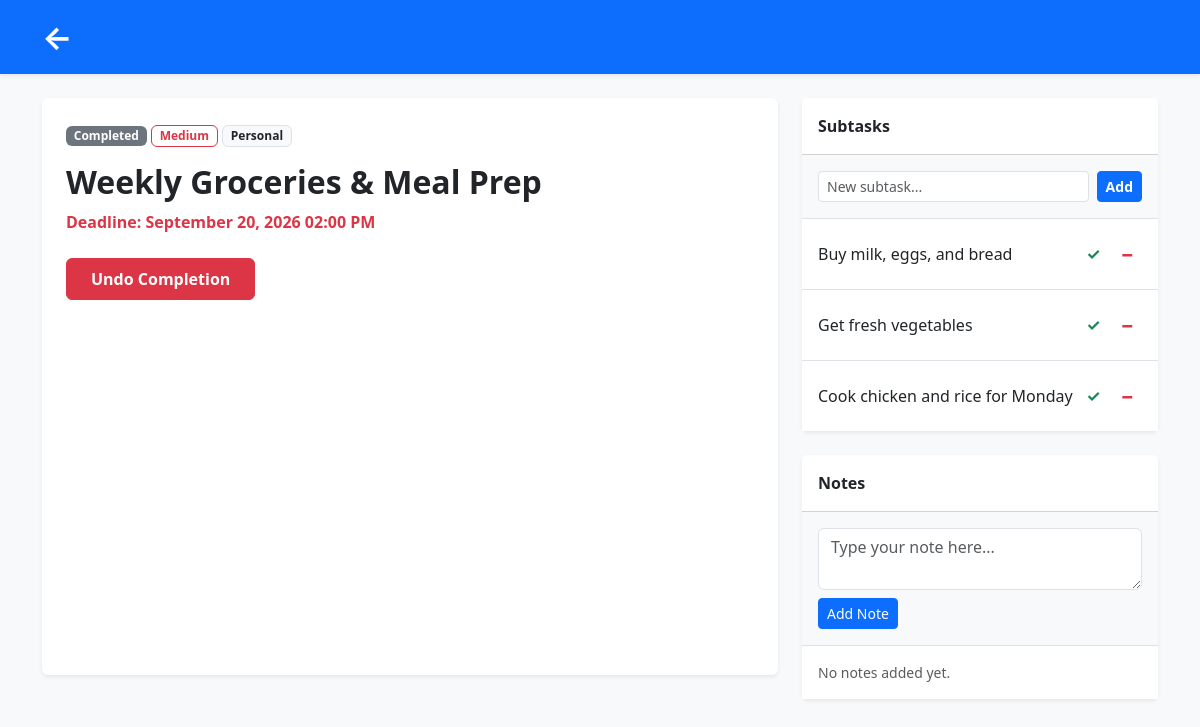
/task/16/ (signed in), run on the app's committed database.
### tasks/models.py (models this page shows, shortened)
class BaseModel(models.Model):
    created_at = models.DateTimeField(auto_now_add=True)
    updated_at = models.DateTimeField(auto_now=True)
    class Meta:
        abstract = True

class Task(BaseModel):
    title = models.CharField(max_length=200)
    description = models.TextField()
    deadline = models.DateTimeField()
    status = models.CharField(max_length=50, choices=STATUS_CHOICES, default="Pending")
    category = models.ForeignKey(Category, on_delete=models.CASCADE)
    priority = models.ForeignKey(Priority, on_delete=models.CASCADE)
    user = models.ForeignKey(User, on_delete=models.CASCADE, null=True, blank=True)

class Priority(BaseModel):
    name = models.CharField(max_length=100)
    class Meta:
        verbose_name = "Priority"
        verbose_name_plural = "Priorities"

class Category(BaseModel):
    name = models.CharField(max_length=100)
    class Meta:
        verbose_name = "Category"
        verbose_name_plural = "Categories"

class SubTask(BaseModel):
    parent_task = models.ForeignKey(Task, on_delete=models.CASCADE)
    title = models.CharField(max_length=200)
    status = models.CharField(max_length=50, choices=STATUS_CHOICES, default="Pending")
    is_completed = models.BooleanField(default=False)

### tasks/views.py (the view, shortened to what this page needs)
# urls.py: path('task/<int:pk>/', views.task_detail, name='task_detail'),
@login_required
def task_detail(request, pk):
    task = get_object_or_404(Task, pk=pk, user=request.user)
    note_form = NoteForm()
    subtask_form = SubTaskForm()
    context = {
        'task': task,
        'subtasks': task.subtask_set.all(),
        'notes': task.note_set.all().order_by('-created_at'),
        'note_form': note_form,
        'subtask_form': subtask_form,
    }
    return render(request, 'tasks/task_detail.html', context)

### tasks/forms.py
class NoteForm(forms.ModelForm):
    class Meta:
        model = Note
        fields = ['content']
        widgets = {
            'content': forms.Textarea(attrs={'class': 'form-control', 'rows': 2, 'placeholder': 'Type your note here...'}),
        }

class SubTaskForm(forms.ModelForm):
    class Meta:
        model = SubTask
        fields = ['title']
        widgets = {
            'title': forms.TextInput(attrs={'class': 'form-control form-control-sm', 'placeholder': 'New subtask...'}),
        }

### tasks/templates/tasks/task_detail.html (shortened to what this page needs)
<!DOCTYPE html>
<html lang="en">
<head>
    <link href="https://cdn.jsdelivr.net/npm/bootstrap@5.3.0/dist/css/bootstrap.min.css" rel="stylesheet">
</head>
<body class="bg-light">
    <nav class="navbar navbar-dark bg-primary shadow-sm mb-4">
        <div class="container">
            <a class="navbar-brand fw-bold fs-2" href="{% url 'task_list' %}">&larr;</a>
        </div>
    </nav>
    <div class="container">
        <div class="row">
            <div class="col-lg-8 mb-4">
                <div class="card shadow-sm border-0 h-100">
                    <div class="card-body p-4">
                        <div class="mb-3">
                            <span class="badge bg-secondary">{{ task.status }}</span>
                            <span class="badge border border-danger text-danger">{{ task.priority.name }}</span>
                            <span class="badge bg-light text-dark border">{{ task.category.name }}</span>
                        </div>
                        <h2 class="fw-bold">{{ task.title }}</h2>
                        <p class="text-danger fw-bold mb-4">Deadline: {{ task.deadline|date:"F d, Y h:i A" }}</p>
                        {% if task.status != 'Completed' %}
                        <form action="{% url 'complete_task' task.pk %}" method="POST" class="mt-4">
                            {% csrf_token %}
                            <button type="submit" class="btn btn-success px-4 py-2">
                                Mark as Completed
                            </button>
                        </form>
                        {% else %}
                        <form action="{% url 'undo_complete_task' task.pk %}" method="POST" class="mt-4">
                            <button type="submit" class="btn btn-danger fw-bold px-4 py-2">
                                Undo Completion
                            </button>
                        </form>
                        {% endif %}
                    </div>
                </div>
            </div>
            <div class="col-lg-4">
                <div class="card shadow-sm border-0 mb-4">
                    <div class="card-header bg-white fw-bold py-3">
                        Subtasks
                    </div>
                    <div class="card-body bg-light border-bottom p-3">
                        <form method="POST" class="d-flex gap-2">
                            {{ subtask_form.title }}
                            <button type="submit" name="add_subtask" class="btn btn-sm btn-primary fw-bold text-nowrap">Add</button>
                        </form>
                    </div>
                    <div class="card-body p-0">
                        <ul class="list-group list-group-flush">
                            {% for subtask in subtasks %}
                            <li class="list-group-item d-flex justify-content-between align-items-center py-3">
                                <div>
                                    <span class="{% if subtask.is_completed %}text-decoration-line-through text-muted{% endif %}">
                                        {{ subtask.title }}
                                    </span>
                                </div>
                                <div class="text-nowrap">
                                    <form action="{% url 'toggle_subtask' subtask.pk %}" method="POST" class="d-inline">
                                        <button type="submit" class="btn btn-sm btn-outline-success border-0 fw-bold fs-6" title="Toggle Completion">
                                            {% if subtask.is_completed %}&larr;{% else %}&check;{% endif %}
                                        </button>
                                    </form>
                                    <form action="{% url 'subtask_delete' subtask.pk %}" method="POST" class="d-inline" onsubmit="return confirm('Delete this subtask?');">
                                        <button type="submit" class="btn btn-sm btn-outline-danger border-0 fw-bold fs-5" title="Delete Subtask">
                                            &minus;
                                        </button>
                                    </form>
                                </div>
                            </li>
                            {% empty %}
                            <li class="list-group-item text-muted small p-3">No subtasks added yet.</li>
                            {% endfor %}
                        </ul>
                    </div>
                </div>
                <div class="card shadow-sm border-0">
                    <div class="card-header bg-white fw-bold py-3">
                        Notes
                    </div>
                    <div class="card-body bg-light border-bottom p-3">
                        <form method="POST">
                            {{ note_form.content }}
                            <button type="submit" name="add_note" class="btn btn-sm btn-primary mt-2">Add Note</button>
                        </form>
                    </div>
                    <div class="card-body p-0">
                        {% for note in notes %}
                        <div class="p-3 border-bottom bg-white d-flex justify-content-between align-items-start">
                            <div>
                                <small class="text-muted d-block mb-1">{{ note.created_at|date:"M d, Y h:i A" }}</small>
                                <p class="mb-0 small">{{ note.content }}</p>
                            </div>
                            <form action="{% url 'note_delete' note.pk %}" method="POST" class="ms-2" onsubmit="return confirm('Are you sure you want to delete this note?');">
                                {% csrf_token %}
                                <button type="submit" class="btn btn-sm btn-outline-danger border-0" title="Delete Note">
                                    Delete
                                </button>
                            </form>
                        </div>
                        {% empty %}
                        <div class="p-3 text-muted small bg-white">No notes added yet.</div>
                        {% endfor %}
                    </div>
                </div>
            </div>
        </div>
    </div>
</body>
</html>

### data on the page
Task: status "Completed", priority.name "Medium", category.name "Personal", title "Weekly Groceries & Meal Prep", deadline "September 20, 2026 02:00 PM"
SubTask: title "Buy milk, eggs, and bread"
SubTask: title "Get fresh vegetables"
SubTask: title "Cook chicken and rice for Monday"
